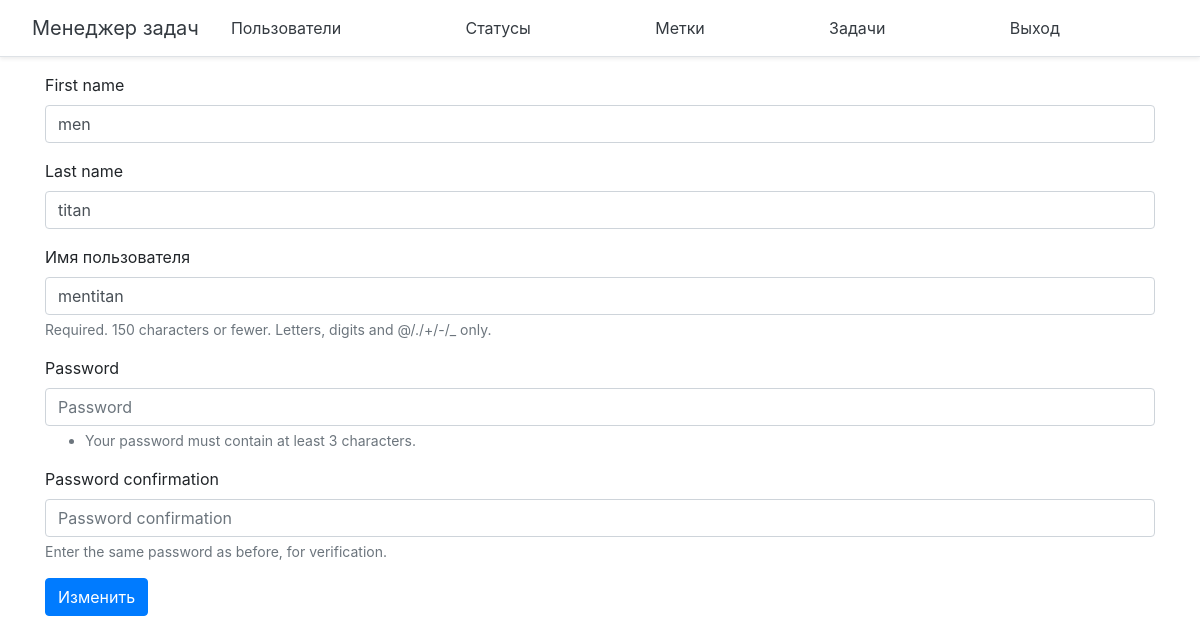
The page /users/1/update/ (signed in) on the database its author committed.
### app/models.py (models this page shows)
class User(AbstractUser):
    def __str__(self):
        return self.get_full_name()

### app/views.py (the view, shortened to what this page needs)
# urls.py: path('users/<int:pk>/update/', EditUser.as_view(), name='edit_user'),
class EditUser(
    LoginRequiredMixin,
    SuccessMessageMixin,
    CheckUserForDeleteMixin,
    UpdateView
):
    model = get_user_model()
    template_name = 'users/edit_user.html'
    form_class = UserForm
    permission_denied_message = _(
        'You do not have permission to modify another user.'
    )
    success_message = _('User successfully updated')

### app/forms.py
class UserForm(UserCreationForm):
    class Meta:
        model = get_user_model()
        fields = [
            'first_name',
            'last_name',
            'username',
            'password1',
            'password2'
        ]

### app/mixin.py (called while the page is built)
    def test_func(self):
        user = self.get_object()
        return user == self.request.user

    def dispatch(self, request, *args, **kwargs):
        self.permission_denied_message = _(
            'You do not have permission to modify another user.'
        )
        self.permission_denied_url = reverse_lazy('users')
        return super().dispatch(request, *args, **kwargs)

### task_manager/templates/users/edit_user.html (shortened to what this page needs)
{% extends 'base.html' %}
{% load bootstrap4 %}
{% load i18n %}
{% block content %}
<form method="post">{% csrf_token %}
    {% bootstrap_form form %}
    <input class="btn btn-primary" type="submit" value="{% trans 'update' %}">
</form>
{% endblock %}

### rows shown on the page
User: first_name "men", last_name "titan", username "mentitan"
